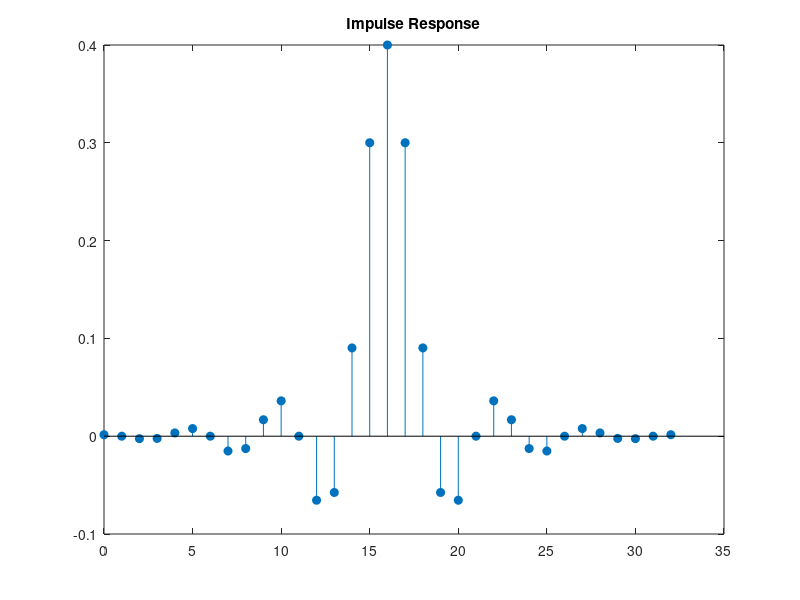
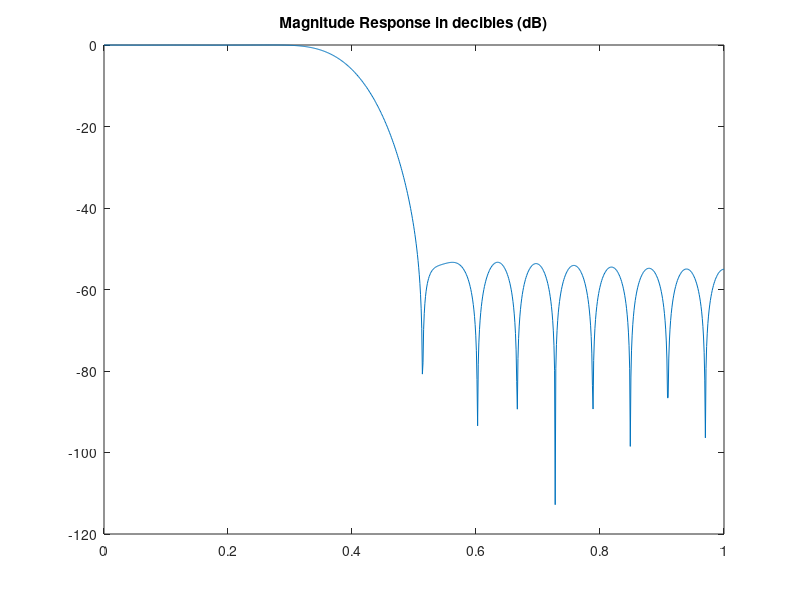
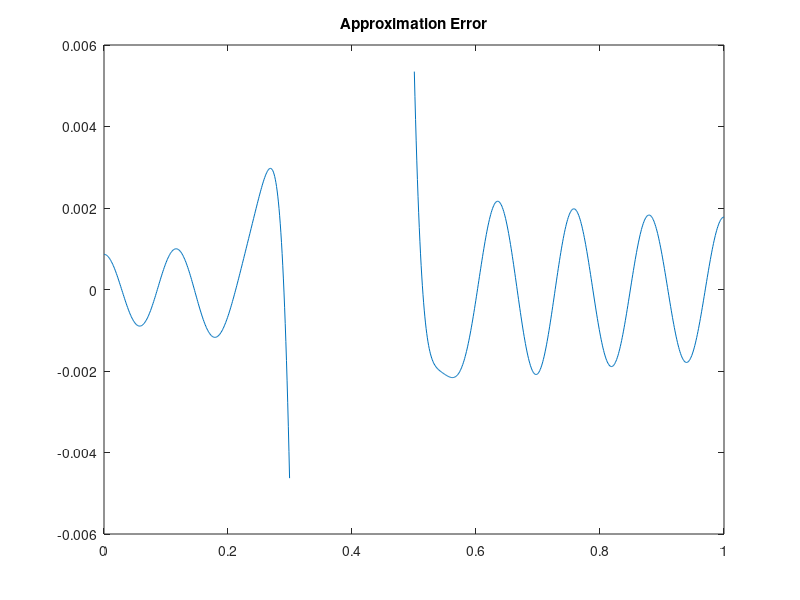

Here is the MATLAB script that generated these plots, in order: (Note: this script raises an error after producing the figures.)
clc;
clear all;
close all;

% Problem # 28 Part (a)
ws = 0.5*pi;
wp = 0.3*pi;
As = 50;
Ap = 0.5;

% determine the ripples ?p and ?s and set
% ? = min{?p, ?s}.
delta_p = (10^(Ap/20)-1)/(10^(Ap/20)+1);
delta_s = (1+delta_p)/(10^(As/20));
delta = min([delta_p, delta_s]);

% determine the cutoff frequency of the ideal
% lowpass prototype by ?c = (?p + ?s)/2.
wc = (ws + wp)/2;
% Determine the design parameters 
% A = ?20 log10 ? and ? = ?s ? ?p.
dw = ws - wp;
% determine the required value of M = L ? 1
L = 6.6*pi/dw;
M = L-1;
% increase M by one to have a flexible type-I filter
if mod(M, 2) == 1
    M = M+1;
end

% Create Hamming Window
n = (0:M)'-M/2;
hd = (wc/pi)*ones(size(n));
i = find(n);
hd(i) = sin(wc*n(i))./(pi*n(i));
h = hd.*hamming(M+1);

%%%%%%%%%%%%%%%%%%%%%%%%%%%%%%%%%%%%%%%%%%%%
% Part (b) Uncomment for Part (b) only
%%%%%%%%%%%%%%%%%%%%%%%%%%%%%%%%%%%%%%%%%%%%
% [M, wn, beta, ftype] = kaiserord([0.3 0.5], ...
%     [1 0], [delta_s, delta_p]);
% h = fir1(M, wn, ftype, kaiser(M + 1, beta));
%%%%%%%%%%%%%%%%%%%%%%%%%%%%%%%%%%%%%%%%%%%%
% Part (b) Uncomment for Part (b) only
%%%%%%%%%%%%%%%%%%%%%%%%%%%%%%%%%%%%%%%%%%%%

% Begin Plot
w = linspace(0,1,1000)*pi;
H = freqz(h, 1, w);
H_mag = abs(H);
H_db = 20*log10(H_mag./max(H_mag));


% Determine the amplitude Response of the system
h_2 = h(:)';
M_2 = length(h_2);
L_2 = floor(M_2/2);
if fix(h_2(1:1:L_2)*10^10) == fix(h_2(M_2:-1:M_2-L_2+1)*10^10)
    L_3 = (M_2-1)/2;
    a_2 = [h_2(L_3+1) 2*h_2(L_3:-1:1)];
    n_2 = [0:1:L_3];
    w_2 = w(:);
    Ha = cos(w_2*n_2)*a_2';
end


% Determine the Approximation Error
% And determine the zoom Magnitude Response
error = nan(1,length(w));
magz1 = nan(1,length(w));
magz2 = nan(1,length(w));
ind = w <= wp;
error(ind) = Ha(ind) - 1;
magz1(ind) = H_db(ind);
ind = w >= ws;
error(ind) = Ha(ind);
magz2(ind) = H_db(ind);

% PLot all variables
figure();
stem(0:M, h, 'filled');
title('Impulse Response')
figure();
plot(w/pi, H_db);
title('Magnitude Response in decibles (dB)')
figure();
plot(w/pi, error);
title('Approximation Error')
figure();
yyaxis left
plot(w/pi, magz1)
yyaxis right
plot(w/pi, magz2)
title('Zoom of Magnitude Response (dB)')


